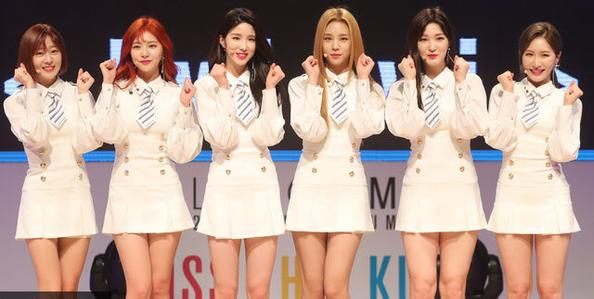
#> input picture img/meinv.png, 594 x 299 px
$ python read_img.py
#> lines starting #> are read from the running program, lines starting #| are printed output that depends on the picture; after the words box and inside, x2 and y2 are one past the last pixel; in counts of white or black regions, pixels touching at a corner belong together
import cv2
#openCV无需知道算法逻辑，无需进行模型训练
'''打开图像'''
img = cv2.imread('./img/meinv.png')
#> img is the input picture: shape (299, 594, 3); mean B, G, R 142.6, 152.9, 176

if len(img.shape)==1:
    #转化为numpy数组
    gray = cv2.cvtColor(img,cv2.COLOR_BAYER_BG2GRAY)
else:
    gray = img
#检测器
face_cascade = cv2.CascadeClassifier(r'haarcascade_frontalface_default.xml')
face = face_cascade.detectMultiScale(gray,1.01,3)
#> face = [[220, 22, 43, 43], [229, 76, 25, 25], [413, 24, 40, 40], [116, 35, 33, 33], [417, 75, 32, 32], [314, 21, 45, 45], [516, 38, 43, 43], [125, 30, 42, 42], [48, 155, 33, 33], [28, 37, 40, 40], [549, 71, 39, 39], [314, 4, 48, 48]]
print(face)
#| [[220  22  43  43]
#|  [229  76  25  25]
#|  [413  24  40  40]
#|  [116  35  33  33]
#|  [417  75  32  32]
#|  [314  21  45  45]
#|  [516  38  43  43]
#|  [125  30  42  42]
#|  [ 48 155  33  33]
#|  [ 28  37  40  40]
#|  [549  71  39  39]
#|  [314   4  48  48]]
for (x,y,w,h) in face:
    cut_face = cv2.rectangle(img,(x, y), (x+w, y+h),(255,0,0))
#> this loop made 12 passes
#> pass 2, `cut_face = cv2.rectangle(img,(x, y), (x+w, y+h),(255,0,0))`:
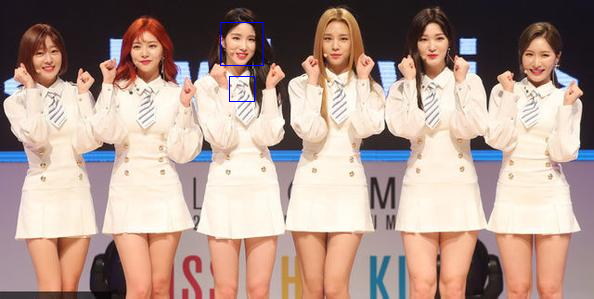
#> cut_face: shape (299, 594, 3); mean B, G, R 142.9, 152.8, 175.9
#> pass 3, `cut_face = cv2.rectangle(img,(x, y), (x+w, y+h),(255,0,0))`:
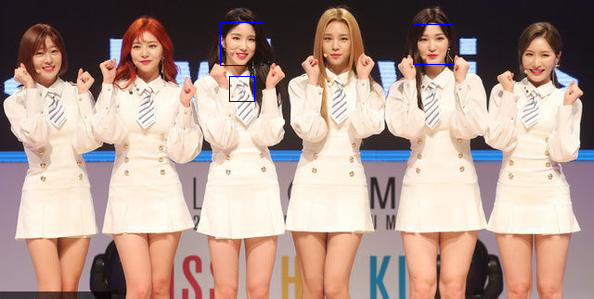
#> cut_face: shape (299, 594, 3); 0.09% of pixels changed, all inside (x1, y1, x2, y2) = (413, 24, 454, 65)
#> after the loop:
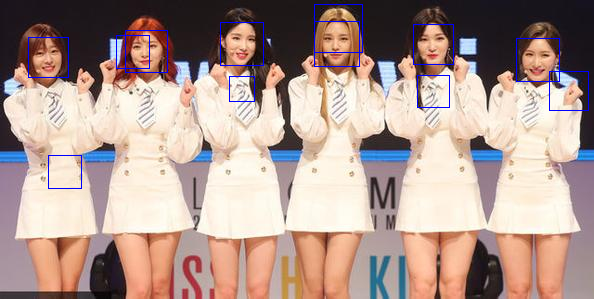
#> img: shape (299, 594, 3); 1.02% of pixels changed, all inside (x1, y1, x2, y2) = (28, 4, 589, 189)
#创建窗口
cv2.namedWindow('Image')

#在窗口中显示图像
cv2.imshow('Image',img)

#通过键盘关闭窗口
cv2.waitKey(0)

#释放窗口
cv2.destroyAllWindows()

$ run again, with img/cat2.png copied over img/meinv.png
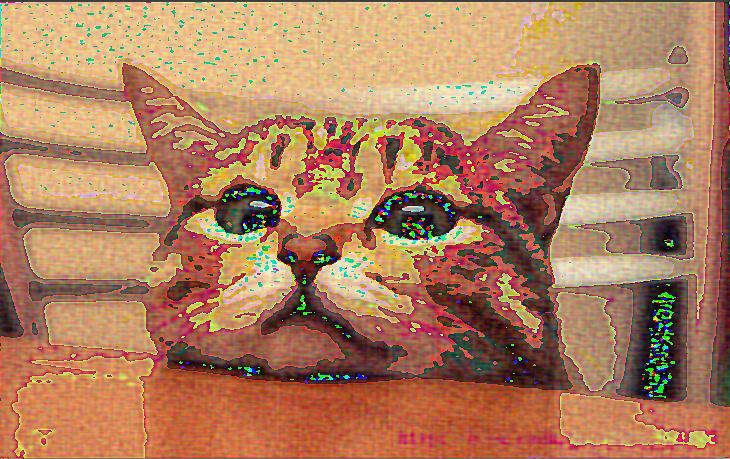
#> input picture img/cat2.png, 730 x 459 px
#> img is the input picture: shape (459, 730, 3); mean B, G, R 93.9, 126.9, 174.8
#> face = [[439, 76, 28, 28], [102, 37, 31, 31], [288, 267, 31, 31], [687, 340, 32, 32], [266, 258, 30, 30], [80, 0, 34, 34], [130, 90, 54, 54], [24, 302, 147, 147], [517, 166, 201, 201], [8, 154, 192, 192]]
#| [[439  76  28  28]
#|  [102  37  31  31]
#|  [288 267  31  31]
#|  [687 340  32  32]
#|  [266 258  30  30]
#|  [ 80   0  34  34]
#> (further printed lines are left out)
#> the loop `for (x,y,w,h) in face:` made 10 passes
#> pass 2, `cut_face = cv2.rectangle(img,(x, y), (x+w, y+h),(255,0,0))`:
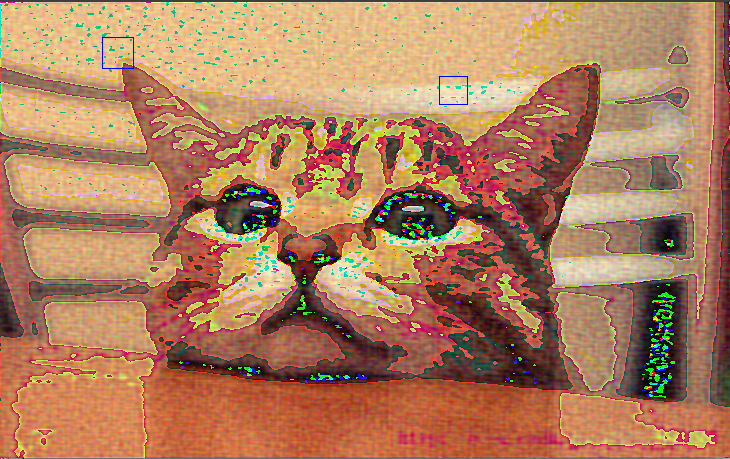
#> cut_face: shape (459, 730, 3); mean B, G, R 93.9, 126.8, 174.6
#> after the loop `for (x,y,w,h) in face:`:
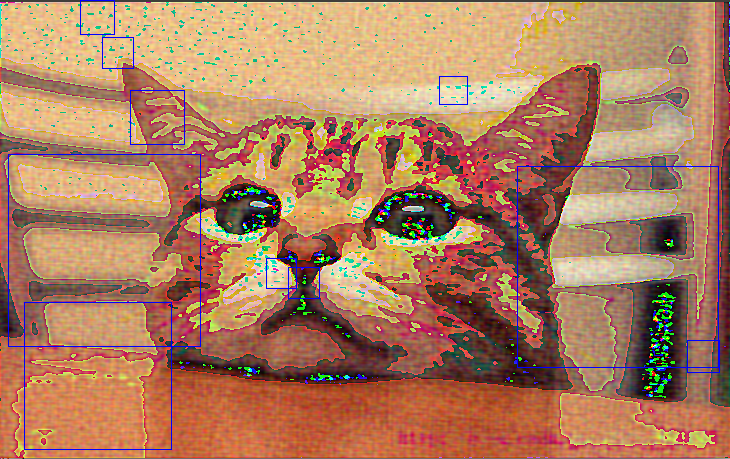
#> img: shape (459, 730, 3); 0.93% of pixels changed, all inside (x1, y1, x2, y2) = (8, 0, 720, 450)

$ run again, with img/weimi.png copied over img/meinv.png
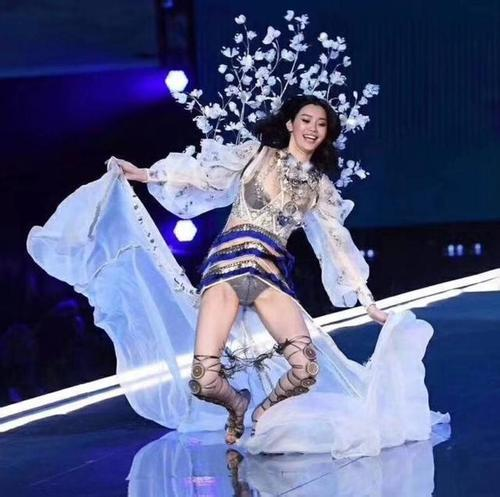
#> input picture img/weimi.png, 500 x 497 px
#> img is the input picture: shape (497, 500, 3); mean B, G, R 128.4, 89.1, 81.9
#> face = [[186, 344, 35, 35], [117, 197, 28, 28], [288, 104, 45, 45], [254, 316, 88, 88], [190, 327, 102, 102]]
#| [[186 344  35  35]
#|  [117 197  28  28]
#|  [288 104  45  45]
#|  [254 316  88  88]
#|  [190 327 102 102]]
#> the loop `for (x,y,w,h) in face:` made 5 passes
#> pass 3, `cut_face = cv2.rectangle(img,(x, y), (x+w, y+h),(255,0,0))`:
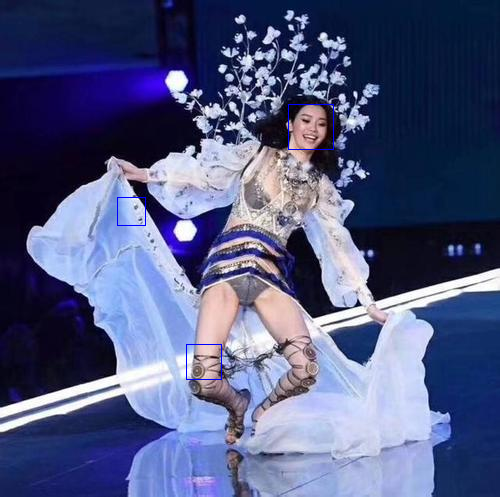
#> cut_face: shape (497, 500, 3); mean B, G, R 128.7, 88.9, 81.7
#> after the loop `for (x,y,w,h) in face:`:
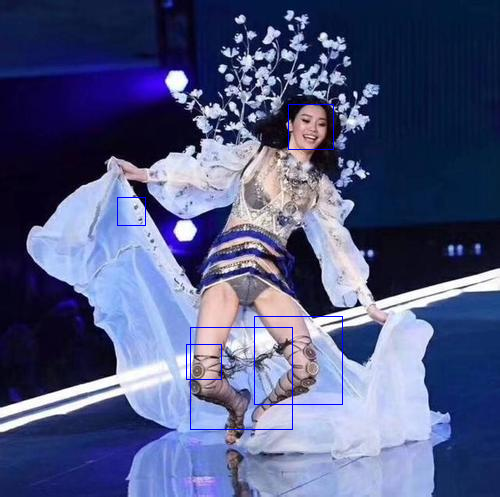
#> img: shape (497, 500, 3); 0.48% of pixels changed, all inside (x1, y1, x2, y2) = (117, 104, 343, 430)
